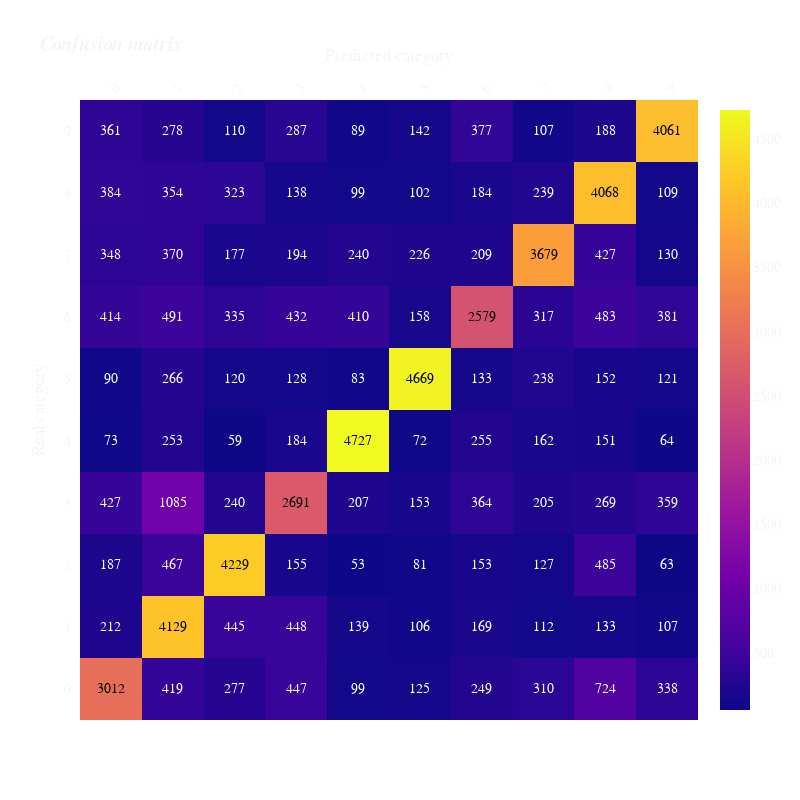

The cell this chart's notebook holds for it:
### Markdown cell above
# Confusion matrix con calcolo diagonale e totale:

### Code cell
fig = get_confusion_matrix(y_true=y_test, y_pred=y_pred, labels=pipeline.classes_)
fig.show()

### Figure 1 — Plotly figure (JSON) as saved in the notebook; plotly's stock layout.template omitted (floating-point values rounded to 4 significant figures)
{"data": [{"colorscale": [[0.0, "#0d0887"], [0.1111, "#46039f"], [0.2222, "#7201a8"], [0.3333, "#9c179e"], [0.4444, "#bd3786"], [0.5556, "#d8576b"], [0.6667, "#ed7953"], [0.7778, "#fb9f3a"], [0.8889, "#fdca26"], [1.0, "#f0f921"]], "reversescale": false, "showscale": true, "x": [0, 1, 2, 3, 4, 5, 6, 7, 8, 9], "y": [9, 8, 7, 6, 5, 4, 3, 2, 1, 0], "z": [[361, 278, 110, 287, 89, 142, 377, 107, 188, 4061], [384, 354, 323, 138, 99, 102, 184, 239, 4068, 109], [348, 370, 177, 194, 240, 226, 209, 3679, 427, 130], [414, 491, 335, 432, 410, 158, 2579, 317, 483, 381], [90, 266, 120, 128, 83, 4669, 133, 238, 152, 121], [73, 253, 59, 184, 4727, 72, 255, 162, 151, 64], [427, 1085, 240, 2691, 207, 153, 364, 205, 269, 359], [187, 467, 4229, 155, 53, 81, 153, 127, 485, 63], [212, 4129, 445, 448, 139, 106, 169, 112, 133, 107], [3012, 419, 277, 447, 99, 125, 249, 310, 724, 338]], "type": "heatmap"}], "layout": {"annotations": [{"font": {"color": "#FFFFFF"}, "showarrow": false, "text": "361", "x": 0, "xref": "x", "y": 9, "yref": "y"}, {"font": {"color": "#FFFFFF"}, "showarrow": false, "text": "278", "x": 1, "xref": "x", "y": 9, "yref": "y"}, {"font": {"color": "#FFFFFF"}, "showarrow": false, "text": "110", "x": 2, "xref": "x", "y": 9, "yref": "y"}, {"font": {"color": "#FFFFFF"}, "showarrow": false, "text": "287", "x": 3, "xref": "x", "y": 9, "yref": "y"}, {"font": {"color": "#FFFFFF"}, "showarrow": false, "text": "89", "x": 4, "xref": "x", "y": 9, "yref": "y"}, {"font": {"color": "#FFFFFF"}, "showarrow": false, "text": "142", "x": 5, "xref": "x", "y": 9, "yref": "y"}, {"font": {"color": "#FFFFFF"}, "showarrow": false, "text": "377", "x": 6, "xref": "x", "y": 9, "yref": "y"}, {"font": {"color": "#FFFFFF"}, "showarrow": false, "text": "107", "x": 7, "xref": "x", "y": 9, "yref": "y"}, {"font": {"color": "#FFFFFF"}, "showarrow": false, "text": "188", "x": 8, "xref": "x", "y": 9, "yref": "y"}, {"font": {"color": "#000000"}, "showarrow": false, "text": "4061", "x": 9, "xref": "x", "y": 9, "yref": "y"}, {"font": {"color": "#FFFFFF"}, "showarrow": false, "text": "384", "x": 0, "xref": "x", "y": 8, "yref": "y"}, {"font": {"color": "#FFFFFF"}, "showarrow": false, "text": "354", "x": 1, "xref": "x", "y": 8, "yref": "y"}, {"font": {"color": "#FFFFFF"}, "showarrow": false, "text": "323", "x": 2, "xref": "x", "y": 8, "yref": "y"}, {"font": {"color": "#FFFFFF"}, "showarrow": false, "text": "138", "x": 3, "xref": "x", "y": 8, "yref": "y"}, {"font": {"color": "#FFFFFF"}, "showarrow": false, "text": "99", "x": 4, "xref": "x", "y": 8, "yref": "y"}, {"font": {"color": "#FFFFFF"}, "showarrow": false, "text": "102", "x": 5, "xref": "x", "y": 8, "yref": "y"}, {"font": {"color": "#FFFFFF"}, "showarrow": false, "text": "184", "x": 6, "xref": "x", "y": 8, "yref": "y"}, {"font": {"color": "#FFFFFF"}, "showarrow": false, "text": "239", "x": 7, "xref": "x", "y": 8, "yref": "y"}, {"font": {"color": "#000000"}, "showarrow": false, "text": "4068", "x": 8, "xref": "x", "y": 8, "yref": "y"}, {"font": {"color": "#FFFFFF"}, "showarrow": false, "text": "109", "x": 9, "xref": "x", "y": 8, "yref": "y"}, {"font": {"color": "#FFFFFF"}, "showarrow": false, "text": "348", "x": 0, "xref": "x", "y": 7, "yref": "y"}, {"font": {"color": "#FFFFFF"}, "showarrow": false, "text": "370", "x": 1, "xref": "x", "y": 7, "yref": "y"}, {"font": {"color": "#FFFFFF"}, "showarrow": false, "text": "177", "x": 2, "xref": "x", "y": 7, "yref": "y"}, {"font": {"color": "#FFFFFF"}, "showarrow": false, "text": "194", "x": 3, "xref": "x", "y": 7, "yref": "y"}, {"font": {"color": "#FFFFFF"}, "showarrow": false, "text": "240", "x": 4, "xref": "x", "y": 7, "yref": "y"}, {"font": {"color": "#FFFFFF"}, "showarrow": false, "text": "226", "x": 5, "xref": "x", "y": 7, "yref": "y"}, {"font": {"color": "#FFFFFF"}, "showarrow": false, "text": "209", "x": 6, "xref": "x", "y": 7, "yref": "y"}, {"font": {"color": "#000000"}, "showarrow": false, "text": "3679", "x": 7, "xref": "x", "y": 7, "yref": "y"}, {"font": {"color": "#FFFFFF"}, "showarrow": false, "text": "427", "x": 8, "xref": "x", "y": 7, "yref": "y"}, {"font": {"color": "#FFFFFF"}, "showarrow": false, "text": "130", "x": 9, "xref": "x", "y": 7, "yref": "y"}, {"font": {"color": "#FFFFFF"}, "showarrow": false, "text": "414", "x": 0, "xref": "x", "y": 6, "yref": "y"}, {"font": {"color": "#FFFFFF"}, "showarrow": false, "text": "491", "x": 1, "xref": "x", "y": 6, "yref": "y"}, {"font": {"color": "#FFFFFF"}, "showarrow": false, "text": "335", "x": 2, "xref": "x", "y": 6, "yref": "y"}, {"font": {"color": "#FFFFFF"}, "showarrow": false, "text": "432", "x": 3, "xref": "x", "y": 6, "yref": "y"}, {"font": {"color": "#FFFFFF"}, "showarrow": false, "text": "410", "x": 4, "xref": "x", "y": 6, "yref": "y"}, {"font": {"color": "#FFFFFF"}, "showarrow": false, "text": "158", "x": 5, "xref": "x", "y": 6, "yref": "y"}, {"font": {"color": "#000000"}, "showarrow": false, "text": "2579", "x": 6, "xref": "x", "y": 6, "yref": "y"}, {"font": {"color": "#FFFFFF"}, "showarrow": false, "text": "317", "x": 7, "xref": "x", "y": 6, "yref": "y"}, {"font": {"color": "#FFFFFF"}, "showarrow": false, "text": "483", "x": 8, "xref": "x", "y": 6, "yref": "y"}, {"font": {"color": "#FFFFFF"}, "showarrow": false, "text": "381", "x": 9, "xref": "x", "y": 6, "yref": "y"}, {"font": {"color": "#FFFFFF"}, "showarrow": false, "text": "90", "x": 0, "xref": "x", "y": 5, "yref": "y"}, {"font": {"color": "#FFFFFF"}, "showarrow": false, "text": "266", "x": 1, "xref": "x", "y": 5, "yref": "y"}, {"font": {"color": "#FFFFFF"}, "showarrow": false, "text": "120", "x": 2, "xref": "x", "y": 5, "yref": "y"}, {"font": {"color": "#FFFFFF"}, "showarrow": false, "text": "128", "x": 3, "xref": "x", "y": 5, "yref": "y"}, {"font": {"color": "#FFFFFF"}, "showarrow": false, "text": "83", "x": 4, "xref": "x", "y": 5, "yref": "y"}, {"font": {"color": "#000000"}, "showarrow": false, "text": "4669", "x": 5, "xref": "x", "y": 5, "yref": "y"}, {"font": {"color": "#FFFFFF"}, "showarrow": false, "text": "133", "x": 6, "xref": "x", "y": 5, "yref": "y"}, {"font": {"color": "#FFFFFF"}, "showarrow": false, "text": "238", "x": 7, "xref": "x", "y": 5, "yref": "y"}, {"font": {"color": "#FFFFFF"}, "showarrow": false, "text": "152", "x": 8, "xref": "x", "y": 5, "yref": "y"}, {"font": {"color": "#FFFFFF"}, "showarrow": false, "text": "121", "x": 9, "xref": "x", "y": 5, "yref": "y"}, {"font": {"color": "#FFFFFF"}, "showarrow": false, "text": "73", "x": 0, "xref": "x", "y": 4, "yref": "y"}, {"font": {"color": "#FFFFFF"}, "showarrow": false, "text": "253", "x": 1, "xref": "x", "y": 4, "yref": "y"}, {"font": {"color": "#FFFFFF"}, "showarrow": false, "text": "59", "x": 2, "xref": "x", "y": 4, "yref": "y"}, {"font": {"color": "#FFFFFF"}, "showarrow": false, "text": "184", "x": 3, "xref": "x", "y": 4, "yref": "y"}, {"font": {"color": "#000000"}, "showarrow": false, "text": "4727", "x": 4, "xref": "x", "y": 4, "yref": "y"}, {"font": {"color": "#FFFFFF"}, "showarrow": false, "text": "72", "x": 5, "xref": "x", "y": 4, "yref": "y"}, {"font": {"color": "#FFFFFF"}, "showarrow": false, "text": "255", "x": 6, "xref": "x", "y": 4, "yref": "y"}, {"font": {"color": "#FFFFFF"}, "showarrow": false, "text": "162", "x": 7, "xref": "x", "y": 4, "yref": "y"}, {"font": {"color": "#FFFFFF"}, "showarrow": false, "text": "151", "x": 8, "xref": "x", "y": 4, "yref": "y"}, {"font": {"color": "#FFFFFF"}, "showarrow": false, "text": "64", "x": 9, "xref": "x", "y": 4, "yref": "y"}, {"font": {"color": "#FFFFFF"}, "showarrow": false, "text": "427", "x": 0, "xref": "x", "y": 3, "yref": "y"}, {"font": {"color": "#FFFFFF"}, "showarrow": false, "text": "1085", "x": 1, "xref": "x", "y": 3, "yref": "y"}, {"font": {"color": "#FFFFFF"}, "showarrow": false, "text": "240", "x": 2, "xref": "x", "y": 3, "yref": "y"}, {"font": {"color": "#000000"}, "showarrow": false, "text": "2691", "x": 3, "xref": "x", "y": 3, "yref": "y"}, {"font": {"color": "#FFFFFF"}, "showarrow": false, "text": "207", "x": 4, "xref": "x", "y": 3, "yref": "y"}, {"font": {"color": "#FFFFFF"}, "showarrow": false, "text": "153", "x": 5, "xref": "x", "y": 3, "yref": "y"}, {"font": {"color": "#FFFFFF"}, "showarrow": false, "text": "364", "x": 6, "xref": "x", "y": 3, "yref": "y"}, {"font": {"color": "#FFFFFF"}, "showarrow": false, "text": "205", "x": 7, "xref": "x", "y": 3, "yref": "y"}, {"font": {"color": "#FFFFFF"}, "showarrow": false, "text": "269", "x": 8, "xref": "x", "y": 3, "yref": "y"}, {"font": {"color": "#FFFFFF"}, "showarrow": false, "text": "359", "x": 9, "xref": "x", "y": 3, "yref": "y"}, {"font": {"color": "#FFFFFF"}, "showarrow": false, "text": "187", "x": 0, "xref": "x", "y": 2, "yref": "y"}, {"font": {"color": "#FFFFFF"}, "showarrow": false, "text": "467", "x": 1, "xref": "x", "y": 2, "yref": "y"}, {"font": {"color": "#000000"}, "showarrow": false, "text": "4229", "x": 2, "xref": "x", "y": 2, "yref": "y"}, {"font": {"color": "#FFFFFF"}, "showarrow": false, "text": "155", "x": 3, "xref": "x", "y": 2, "yref": "y"}, {"font": {"color": "#FFFFFF"}, "showarrow": false, "text": "53", "x": 4, "xref": "x", "y": 2, "yref": "y"}, {"font": {"color": "#FFFFFF"}, "showarrow": false, "text": "81", "x": 5, "xref": "x", "y": 2, "yref": "y"}, {"font": {"color": "#FFFFFF"}, "showarrow": false, "text": "153", "x": 6, "xref": "x", "y": 2, "yref": "y"}, {"font": {"color": "#FFFFFF"}, "showarrow": false, "text": "127", "x": 7, "xref": "x", "y": 2, "yref": "y"}, {"font": {"color": "#FFFFFF"}, "showarrow": false, "text": "485", "x": 8, "xref": "x", "y": 2, "yref": "y"}, {"font": {"color": "#FFFFFF"}, "showarrow": false, "text": "63", "x": 9, "xref": "x", "y": 2, "yref": "y"}, {"font": {"color": "#FFFFFF"}, "showarrow": false, "text": "212", "x": 0, "xref": "x", "y": 1, "yref": "y"}, {"font": {"color": "#000000"}, "showarrow": false, "text": "4129", "x": 1, "xref": "x", "y": 1, "yref": "y"}, {"font": {"color": "#FFFFFF"}, "showarrow": false, "text": "445", "x": 2, "xref": "x", "y": 1, "yref": "y"}, {"font": {"color": "#FFFFFF"}, "showarrow": false, "text": "448", "x": 3, "xref": "x", "y": 1, "yref": "y"}, {"font": {"color": "#FFFFFF"}, "showarrow": false, "text": "139", "x": 4, "xref": "x", "y": 1, "yref": "y"}, {"font": {"color": "#FFFFFF"}, "showarrow": false, "text": "106", "x": 5, "xref": "x", "y": 1, "yref": "y"}, {"font": {"color": "#FFFFFF"}, "showarrow": false, "text": "169", "x": 6, "xref": "x", "y": 1, "yref": "y"}, {"font": {"color": "#FFFFFF"}, "showarrow": false, "text": "112", "x": 7, "xref": "x", "y": 1, "yref": "y"}, {"font": {"color": "#FFFFFF"}, "showarrow": false, "text": "133", "x": 8, "xref": "x", "y": 1, "yref": "y"}, {"font": {"color": "#FFFFFF"}, "showarrow": false, "text": "107", "x": 9, "xref": "x", "y": 1, "yref": "y"}, {"font": {"color": "#000000"}, "showarrow": false, "text": "3012", "x": 0, "xref": "x", "y": 0, "yref": "y"}, {"font": {"color": "#FFFFFF"}, "showarrow": false, "text": "419", "x": 1, "xref": "x", "y": 0, "yref": "y"}, {"font": {"color": "#FFFFFF"}, "showarrow": false, "text": "277", "x": 2, "xref": "x", "y": 0, "yref": "y"}, {"font": {"color": "#FFFFFF"}, "showarrow": false, "text": "447", "x": 3, "xref": "x", "y": 0, "yref": "y"}, {"font": {"color": "#FFFFFF"}, "showarrow": false, "text": "99", "x": 4, "xref": "x", "y": 0, "yref": "y"}, {"font": {"color": "#FFFFFF"}, "showarrow": false, "text": "125", "x": 5, "xref": "x", "y": 0, "yref": "y"}, {"font": {"color": "#FFFFFF"}, "showarrow": false, "text": "249", "x": 6, "xref": "x", "y": 0, "yref": "y"}, {"font": {"color": "#FFFFFF"}, "showarrow": false, "text": "310", "x": 7, "xref": "x", "y": 0, "yref": "y"}, {"font": {"color": "#FFFFFF"}, "showarrow": false, "text": "724", "x": 8, "xref": "x", "y": 0, "yref": "y"}, {"font": {"color": "#FFFFFF"}, "showarrow": false, "text": "338", "x": 9, "xref": "x", "y": 0, "yref": "y"}], "xaxis": {"dtick": 1, "gridcolor": "rgb(0, 0, 0)", "side": "top", "ticks": "", "title": {"text": "Predicted category"}, "tickangle": -45}, "yaxis": {"dtick": 1, "ticks": "", "ticksuffix": "  ", "title": {"text": "Real category"}}, "title": {"text": "<i><b>Confusion matrix</b></i>"}, "font": {"family": "Courier New, monospace", "size": 14}, "autosize": false, "width": 800, "height": 800, "plot_bgcolor": "rgba(0, 0, 0, 0)", "paper_bgcolor": "rgba(0, 0, 0, 0)"}}
